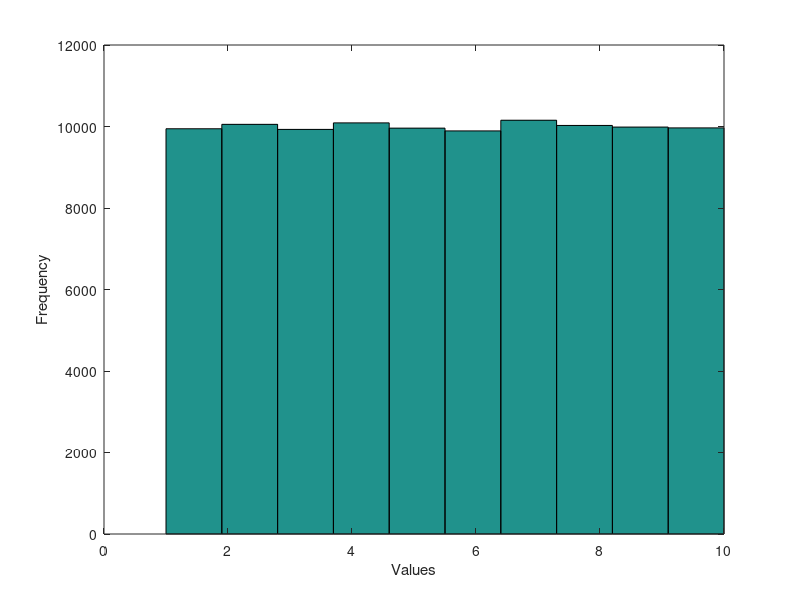

Source code (MATLAB):
%% Initialisation of the workspace
clear % the "clear" command clear the workspace (imporant to clean the memory)
clc   % the "clc" clear the window command from previous command (only visual)

%% How to simulate from an uniform distribution
%  The extrem of the distribution are a and b
a = 1;
b = 10;

% N is the number of simulations
N = 100000;

sample = a + (b-a)*rand(N,1);

hist(sample)
xlabel('Values')
ylabel('Frequency')